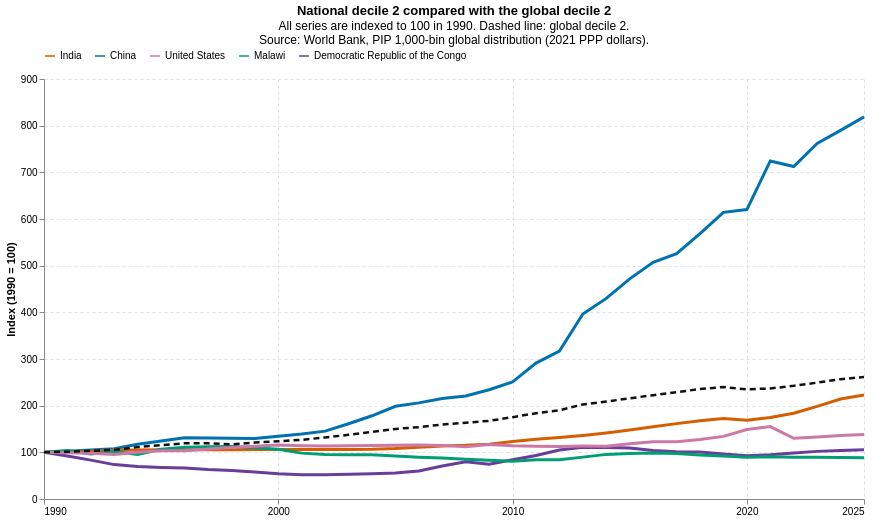

This figure's notebook cell:
### Markdown cell above
## Idea. National decile 2 compared with the global decile 2

This visualization compares the second decile within each country with the global second decile. Solid lines show national decile 2; the dashed line shows global decile 2. All series are indexed to 100 in 1990.

### Code cell
country_decile2 = (
    bins[
        bins['code'].isin(country_codes)
        & bins['year'].between(START_YEAR, END_YEAR)
        & bins['quantile'].between(101, 200)
    ]
    .groupby(['code', 'year'], as_index=False)
    .agg(decile2_welfare=('welf_b', 'mean'))
)
country_decile2['country'] = country_decile2['code'].map(country_codes)

country_decile2_base = (
    country_decile2[country_decile2['year'] == START_YEAR]
    .set_index('code')['decile2_welfare']
)
country_decile2['index_1990'] = (
    100 * country_decile2['decile2_welfare']
    / country_decile2['code'].map(country_decile2_base)
)

global_decile2 = deciles[deciles['decile'] == 2][['year', 'mean_welf']].copy()
global_decile2_base = global_decile2.set_index('year')['mean_welf'].loc[START_YEAR]
global_decile2['index_1990'] = 100 * global_decile2['mean_welf'] / global_decile2_base

country_decile2_lines = alt.Chart(country_decile2).mark_line(strokeWidth=3).encode(
    x=alt.X(
        'year:Q',
        title=None,
        scale=alt.Scale(domain=[START_YEAR, END_YEAR]),
        axis=alt.Axis(format='d', values=YEAR_TICKS),
    ),
    y=alt.Y(
        'index_1990:Q',
        title='Index (1990 = 100)',
        scale=alt.Scale(zero=False),
    ),
    color=alt.Color(
        'country:N',
        title=None,
        scale=alt.Scale(domain=country_order, range=list(country_colors.values())),
        legend=alt.Legend(orient='top'),
    ),
    tooltip=[
        alt.Tooltip('year:O', title='Year'),
        alt.Tooltip('country:N', title='Country'),
        alt.Tooltip('decile2_welfare:Q', title='National decile 2 welfare', format='.2f'),
        alt.Tooltip('index_1990:Q', title='Index', format='.1f'),
    ],
)

global_decile2_line = alt.Chart(global_decile2).mark_line(
    color='#111111',
    strokeDash=[6, 4],
    strokeWidth=2.5,
).encode(
    x=alt.X('year:Q'),
    y=alt.Y('index_1990:Q'),
    tooltip=[
        alt.Tooltip('year:O', title='Year'),
        alt.Tooltip('mean_welf:Q', title='Global decile 2 welfare', format='.2f'),
        alt.Tooltip('index_1990:Q', title='Global index', format='.1f'),
    ],
)

decile2_chart = (
    (country_decile2_lines + global_decile2_line)
    .properties(
        width=820,
        height=420,
        title=alt.TitleParams(
            'National decile 2 compared with the global decile 2',
            subtitle=['All series are indexed to 100 in 1990. Dashed line: global decile 2.', SOURCE],
        ),
    )
    .configure_view(stroke=None)
    .configure_axis(grid=True, gridColor='#d9e2ec', gridDash=[3, 3])
)

decile2_chart.save(str(FIG_DIR / 'national_decile2_index.png'), scale_factor=2)
decile2_chart

### Figure 1 — Vega-Lite specification as saved in the notebook (floating-point values rounded to 4 significant figures; data arrays with more than 128 entries replaced by an {"elided": "..."} marker saying what was removed)
{"config": {"view": {"continuousWidth": 300, "continuousHeight": 300, "stroke": null}, "axis": {"grid": true, "gridColor": "#d9e2ec", "gridDash": [3, 3]}}, "layer": [{"data": {"name": "data-caa0f3dbb8f2e0d4cf76a87712398867"}, "mark": {"type": "line", "strokeWidth": 3}, "encoding": {"color": {"field": "country", "legend": {"orient": "top"}, "scale": {"domain": ["India", "China", "United States", "Malawi", "Democratic Republic of the Congo"], "range": ["#D55E00", "#0072B2", "#CC79A7", "#009E73", "#6A3D9A"]}, "title": null, "type": "nominal"}, "tooltip": [{"field": "year", "title": "Year", "type": "ordinal"}, {"field": "country", "title": "Country", "type": "nominal"}, {"field": "decile2_welfare", "format": ".2f", "title": "National decile 2 welfare", "type": "quantitative"}, {"field": "index_1990", "format": ".1f", "title": "Index", "type": "quantitative"}], "x": {"axis": {"format": "d", "values": [1990, 2000, 2010, 2020, 2025]}, "field": "year", "scale": {"domain": [1990, 2025]}, "title": null, "type": "quantitative"}, "y": {"field": "index_1990", "scale": {"zero": false}, "title": "Index (1990 = 100)", "type": "quantitative"}}}, {"data": {"name": "data-f8f58e5f48bed174aa84a4168fc3e373"}, "mark": {"type": "line", "color": "#111111", "strokeDash": [6, 4], "strokeWidth": 2.5}, "encoding": {"tooltip": [{"field": "year", "title": "Year", "type": "ordinal"}, {"field": "mean_welf", "format": ".2f", "title": "Global decile 2 welfare", "type": "quantitative"}, {"field": "index_1990", "format": ".1f", "title": "Global index", "type": "quantitative"}], "x": {"field": "year", "type": "quantitative"}, "y": {"field": "index_1990", "type": "quantitative"}}}], "height": 420, "title": {"text": "National decile 2 compared with the global decile 2", "subtitle": ["All series are indexed to 100 in 1990. Dashed line: global decile 2.", "Source: World Bank, PIP 1,000-bin global distribution (2021 PPP dollars)."]}, "width": 820, "$schema": "https://vega.github.io/schema/vega-lite/v6.4.1.json", "datasets": {"data-caa0f3dbb8f2e0d4cf76a87712398867": {"elided": "180 records"}, "data-f8f58e5f48bed174aa84a4168fc3e373": [{"year": 1990, "mean_welf": 1.456, "index_1990": 100.0}, {"year": 1991, "mean_welf": 1.477, "index_1990": 101.4}, {"year": 1992, "mean_welf": 1.506, "index_1990": 103.4}, {"year": 1993, "mean_welf": 1.533, "index_1990": 105.2}, {"year": 1994, "mean_welf": 1.619, "index_1990": 111.2}, {"year": 1995, "mean_welf": 1.68, "index_1990": 115.4}, {"year": 1996, "mean_welf": 1.737, "index_1990": 119.2}, {"year": 1997, "mean_welf": 1.737, "index_1990": 119.3}, {"year": 1998, "mean_welf": 1.707, "index_1990": 117.2}, {"year": 1999, "mean_welf": 1.761, "index_1990": 120.9}, {"year": 2000, "mean_welf": 1.802, "index_1990": 123.7}, {"year": 2001, "mean_welf": 1.847, "index_1990": 126.8}, {"year": 2002, "mean_welf": 1.922, "index_1990": 131.9}, {"year": 2003, "mean_welf": 2.002, "index_1990": 137.5}, {"year": 2004, "mean_welf": 2.091, "index_1990": 143.6}, {"year": 2005, "mean_welf": 2.187, "index_1990": 150.2}, {"year": 2006, "mean_welf": 2.242, "index_1990": 153.9}, {"year": 2007, "mean_welf": 2.326, "index_1990": 159.7}, {"year": 2008, "mean_welf": 2.383, "index_1990": 163.6}, {"year": 2009, "mean_welf": 2.439, "index_1990": 167.4}, {"year": 2010, "mean_welf": 2.554, "index_1990": 175.4}, {"year": 2011, "mean_welf": 2.676, "index_1990": 183.7}, {"year": 2012, "mean_welf": 2.767, "index_1990": 190.0}, {"year": 2013, "mean_welf": 2.952, "index_1990": 202.7}, {"year": 2014, "mean_welf": 3.04, "index_1990": 208.7}, {"year": 2015, "mean_welf": 3.144, "index_1990": 215.8}, {"year": 2016, "mean_welf": 3.239, "index_1990": 222.4}, {"year": 2017, "mean_welf": 3.335, "index_1990": 229.0}, {"year": 2018, "mean_welf": 3.431, "index_1990": 235.6}, {"year": 2019, "mean_welf": 3.495, "index_1990": 240.0}, {"year": 2020, "mean_welf": 3.421, "index_1990": 234.9}, {"year": 2021, "mean_welf": 3.45, "index_1990": 236.9}, {"year": 2022, "mean_welf": 3.532, "index_1990": 242.5}, {"year": 2023, "mean_welf": 3.632, "index_1990": 249.4}, {"year": 2024, "mean_welf": 3.74, "index_1990": 256.8}, {"year": 2025, "mean_welf": 3.805, "index_1990": 261.3}]}}
